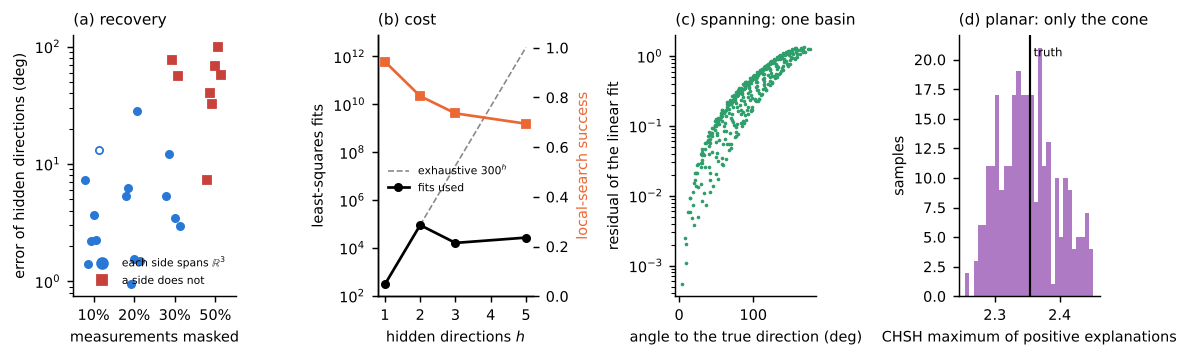

This chart was generated by the following Python code:
"""fig_masked.py -- given measurements, partly masked (note Section 10; data from engine/check_masked.py -> masked_results.json).
(a) angular error of the recovered hidden directions against the masking level, split by whether each side keeps known directions
spanning R^3 (the linear fit can locate them) or not; (b) cost: least-squares fits evaluated (exhaustive lattice L^h for h <= 2, lattice
sweeps beyond) and the success rate of plain local search; (c) one hidden direction with spanning known directions: the linear fit's
residual over the lattice against the angle to the truth (one basin); (d) planar known directions: the linear fit is uninformative, the
cone is not: the CHSH maximum over the feasible (positive) explanations, against the truth."""
import json, os
import numpy as np
import matplotlib
matplotlib.use("Agg")
import matplotlib.pyplot as plt
HERE = os.path.dirname(os.path.abspath(__file__))
R = json.load(open(os.path.join(HERE, "masked_results.json")))
plt.rcParams.update({"font.family": "DejaVu Sans", "font.size": 8, "axes.spines.top": False, "axes.spines.right": False})
fig, ax = plt.subplots(1, 4, figsize=(8.6, 2.8), gridspec_kw={"width_ratios": [1.15, 1.1, 1, 1]}); a, b, c, d = ax
levs = list(R["levels"]); xs = {lev: i for i, lev in enumerate(levs)}
for lev, recs in R["levels"].items():
    for k, r in enumerate(recs):
        if r["h"] == 0: continue
        x = xs[lev] + (k - len(recs) / 2) * 0.07
        a.semilogy(x, max(r["err"], 0.05), "o" if r["identifiable"] else "s", ms=4, color="#2a78d6" if r["identifiable"] else "#c8423b",
                   mfc="none" if not r["covered"] else None)
a.semilogy([], [], "o", color="#2a78d6", label="each side spans $\\mathbb{R}^3$"); a.semilogy([], [], "s", color="#c8423b", label="a side does not")
a.set_xticks(range(1, len(levs))); a.set_xticklabels(levs[1:]); a.set_xlim(0.5, len(levs) - 0.5); a.set_xlabel("measurements masked")
a.set_ylabel("error of hidden directions (deg)"); a.legend(frameon=False, fontsize=6, loc="lower right", bbox_to_anchor=(1.0, 0.0)); a.set_title("(a) recovery", loc="left", fontsize=8.5)
hs = []; ev = []; ls = []
for lev, recs in R["levels"].items():
    if recs[0]["h"] == 0: continue
    hs.append(recs[0]["h"]); ev.append(np.median([r["evals"] for r in recs])); ls.append(np.mean([r["local_success"] for r in recs]))
hh = np.arange(1, 6); b.semilogy(hh, 300.0 ** hh, color="#888", ls="--", lw=0.9, label="exhaustive $300^h$")
b.semilogy(hs, ev, "o-", color="black", ms=4, label="fits used"); b.set_xlabel("hidden directions $h$"); b.set_ylabel("least-squares fits")
b2 = b.twinx(); b2.plot(hs, ls, "s-", color="#eb6834", ms=4); b2.set_ylim(0, 1.05); b2.set_ylabel("local-search success", color="#eb6834")
b2.spines["top"].set_visible(False); b.legend(frameon=False, fontsize=6, loc="center left", bbox_to_anchor=(0.0, 0.45)); b.set_xticks([1, 2, 3, 4, 5]); b.set_title("(b) cost", loc="left", fontsize=8.5)
G = np.array(R["cone"]["span_rss"][0]); rss = np.array(R["cone"]["span_rss"][1]); t = np.array(R["cone"]["true_span"])
ang = np.degrees(np.arccos(np.clip(G @ t, -1, 1))); c.semilogy(ang, rss, ".", ms=2, color="#2e9e6b")
c.set_xlabel("angle to the true direction (deg)"); c.set_ylabel("residual of the linear fit"); c.set_title("(c) spanning: one basin", loc="left", fontsize=8.5)
ch = np.array(R["cone"]["chsh_samples"]); d.hist(ch, bins=30, color="#9b59b6", alpha=0.8); d.axvline(R["cone"]["chsh_true"], color="black", lw=1.2)
d.text(R["cone"]["chsh_true"], d.get_ylim()[1] * 0.92, " truth", fontsize=6.5)
d.set_xlabel("CHSH maximum of positive explanations"); d.set_ylabel("samples")
d.set_title("(d) planar: only the cone", loc="left", fontsize=8.5)
fig.tight_layout(); fig.savefig(os.path.join(HERE, "fig_masked.pdf"), bbox_inches="tight"); fig.savefig(os.path.join(HERE, "fig_masked.png"), dpi=130, bbox_inches="tight")
print("ok")
